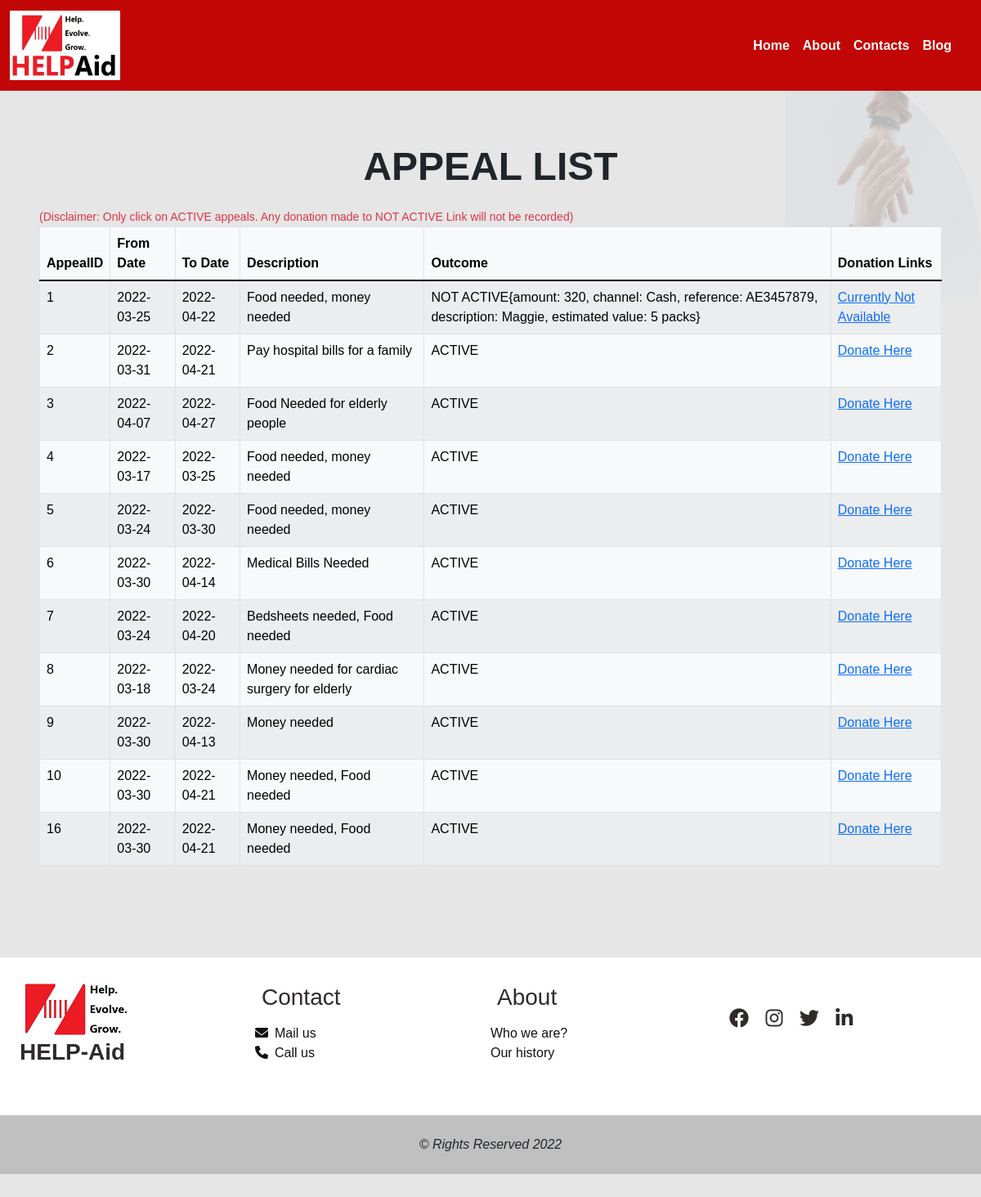
The app's page /appealDisplay.php with its own data.
### tables this page shows
CREATE TABLE `appeals` (
  `appealID` int(11) NOT NULL,
  `fromDate` date NOT NULL,
  `toDate` date NOT NULL,
  `description` varchar(50) NOT NULL,
  `outcome` varchar(250) DEFAULT NULL,
  `OrganizationName` varchar(50) DEFAULT NULL
);

### appealDisplay.php (the view, shortened to what this page needs)
<?php
$con = mysqli_connect('localhost', 'root', "");
mysqli_select_db($con, 'helpaid');
$s = "select * from appeals";
$result = mysqli_query($con, $s);
?>
<!DOCTYPE html>
<html lang="en">
<head>
    <link rel="stylesheet" href="https://cdnjs.cloudflare.com/ajax/libs/font-awesome/6.0.0/css/all.min.css" />
     <link href="https://cdn.jsdelivr.net/npm/bootstrap@5.1.3/dist/css/bootstrap.min.css" rel="stylesheet">
     <link rel="stylesheet" href="donation.css" type="text/css">
</head>
<body class="body">
    <nav class="navbar navbar-expand-lg navbar-expand-md">
        <div class="container-fluid">
            <a class="navbar-brand m-0">
                <img class="img" src="helpaid_logo.jpg" alt="logo">
            </a>
            <ul class="navigation navbar-nav justify-content-end align-items-center p-3">
                <li class="item nav-item"><a class="link a nav-link" href="index.html">Home</a></li>
                <li class="item nav-item"><a class="link a nav-link" href="#">About</a></li>
                <li class="item nav-item"><a class="link a nav-link" href="#">Contacts</a></li>
                <li class="item nav-item"><a class="link a nav-link" href="#">Blog</a></li>
            </ul>
        </div>
    </nav>
    <div class="form-box container-fluid p-lg-5 p-md-5 p-2 mb-5">
        <h1 class="h1 p-lg-3 p-md-3 mb-1 p-0 text-center">appeal list</h1>
        <small class="text-danger pb-1">(Disclaimer: Only click on ACTIVE appeals. Any donation made to NOT ACTIVE Link will not be recorded)</small>
        <table class="table table-bordered table-light table-striped border">
        <thead>
            <tr>
                <th>AppealID</th>
                <th>From Date</th>
                <th>To Date</th>
                <th>Description</th>
                <th>Outcome</th>
                <th>Donation Links</th>
            </tr>
        </thead>
            <tbody >
                <?php
                $f=0;
                while($row = mysqli_fetch_array($result)) {
                if($f%2==0)
                $class_name="even";
                else
                $class_name="odd";
                ?>
            <tr class="<?php if(isset($class_name)) echo $class_name;?>">
            <td><?php echo $row["appealID"];?></td>
            <td><?php echo $row["fromDate"]; ?></td>
            <td><?php echo $row["toDate"]; ?></td>
            <td><?php echo $row["description"]; ?></td>
            <td><?php echo $row["outcome"]; ?></td>
            <?php
            if($row['outcome'] == "ACTIVE"){
                $link = "Donate Here";
            }
            else{
                $link = "Currently Not Available";
            }
                ?>
            <td><a href="donate.php?<?php echo 'appealID='.$row['appealID'] ?>"><?php echo $link?></a></td>
            </tr>
            <?php
            $f++;
            }
            ?>
            </tbody>
        </table>
    </div>
   <footer class="footer w-100 text-center text-lg-start mt-6">
       <div class="row container-fluid justify-content-center align-items-center p-4">
           <div class="col-lg-3 col-md-6 mb-4"><img src="helpaid.png" alt="logo"><h3 class="h3 logo">HELP-Aid</h3>
            </div>
           <div class="col-lg-3 col-md-6 mb-4"><h3 class="h3 p-2">Contact</h3>
            <ul class="ul list-unstyled">
                <li class="li"><a class="a" href="mailto: helpaid@gmail.com"><i class="fa-solid fa-envelope me-2"></i>Mail us</a></li>
                <li class="li"><a class="a" href="tel: +88013243325"><i class="fa-solid fa-phone me-2"></i>Call us</a></li>
            </ul>
            </div>
            <div class="col-lg-3 col-md-6 mb-4"><h3 class="h3 p-2">About</h3>
                <ul class="ul list-unstyled">
                    <li class="li"><a class="a" href="#">Who we are?</a></li>
                    <li class="li"><a class="a" href="#">Our history</a></li>
                </ul>
            </div>
           <div class="col-lg-3 col-md-6 mb-4">
            <ul class="list-unstyled list-inline text-lg-start text-center">
                <li class="list-inline-item">
                  <a class="btn-floating btn-fb mx-1">
                    <i class="fa-brands fa-facebook"> </i>
                  </a>
                </li>
                <li class="list-inline-item">
                  <a class="btn-floating btn-insta mx-1">
                    <i class="fa-brands fa-instagram"> </i>
                  </a>
                </li>
                <li class="list-inline-item">
                  <a class="btn-floating btn-tw mx-1">
                    <i class="fa-brands fa-twitter"> </i>
                  </a>
                </li>
                <li class="list-inline-item">
                    <a class="btn-floating btn-in mx-1">
                        <i class="fa-brands fa-linkedin-in"> </i>
                    </a>
                  </li>
               </ul>
           </div>
       </div>
   </footer>
   <div class="copyright p-4 font-small text-center w-100 m-0">&copy; Rights Reserved 2022</div>
</body>
</html>

### donation.css (style rules this page uses)
* { padding: 0; margin: 0; -webkit-box-sizing: border-box; box-sizing: border-box; font-family: Poppins, sans-serif; }
.body { background: #e6e6e6; background-size: cover; height: 200vh; }
.body .navbar { background: #c20505; }
.body .navbar .navbar-brand .img { width: 135px; height: 85px; }
.body .navbar .navigation { min-height: 70px; }
.body .navbar .navigation .item .link { font-weight: 600; text-decoration: none; color: #fff; -webkit-transition: 300ms ease-in-out; transition: 300ms ease-in-out; }
.body .form-box { position: relative; }
.body .form-box:before { content: ''; background-image: url(helping-hand.jpg); background-position: top right; background-repeat: no-repeat; background-size: 50%; border-radius: 50%; height: 50%; max-width: 50%; top: -3rem; right: 0; bottom: 0; left: 60%; opacity: 0.2; position: absolute; z-index: -1; }
.body .form-box .h1 { font-size: clamp(20px, 4vw, 51px); font-weight: 600; text-transform: uppercase; }
.body .footer { background: #fff; color: #302b2b; }
.body .footer .logo { font-weight: 600; }
.body .footer .ul .li .a { color: #111; text-decoration: none; -webkit-transition: 200ms ease-in-out; transition: 200ms ease-in-out; }
.body .footer .btn-floating { color: #302b2b; -webkit-transition: 300ms ease-in-out; transition: 300ms ease-in-out; }
.body .footer .btn-floating .fa-brands { font-size: 150%; }
.body .copyright { background: #c0c0c0; font-style: italic; }

### records on screen
appeals: appealID "1", fromDate "2022-03-25", toDate "2022-04-22", description "Food needed, money needed", outcome "NOT ACTIVE{amount: 320, channel: Cash, reference: AE3457879, description: Maggie, estimated value: 5 packs}", outcome "Currently Not Available"
appeals: appealID "2", fromDate "2022-03-31", toDate "2022-04-21", description "Pay hospital bills for a family", outcome "ACTIVE", outcome "Donate Here"
appeals: appealID "3", fromDate "2022-04-07", toDate "2022-04-27", description "Food Needed for elderly people", outcome "ACTIVE", outcome "Donate Here"
appeals: appealID "4", fromDate "2022-03-17", toDate "2022-03-25", description "Food needed, money needed", outcome "ACTIVE", outcome "Donate Here"
appeals: appealID "5", fromDate "2022-03-24", toDate "2022-03-30", description "Food needed, money needed", outcome "ACTIVE", outcome "Donate Here"
appeals: appealID "6", fromDate "2022-03-30", toDate "2022-04-14", description "Medical Bills Needed", outcome "ACTIVE", outcome "Donate Here"
appeals: appealID "7", fromDate "2022-03-24", toDate "2022-04-20", description "Bedsheets needed, Food needed", outcome "ACTIVE", outcome "Donate Here"
appeals: appealID "8", fromDate "2022-03-18", toDate "2022-03-24", description "Money needed for cardiac surgery for elderly", outcome "ACTIVE", outcome "Donate Here"
appeals: appealID "9", fromDate "2022-03-30", toDate "2022-04-13", description "Money needed", outcome "ACTIVE", outcome "Donate Here"
appeals: appealID "10", fromDate "2022-03-30", toDate "2022-04-21", description "Money needed, Food needed", outcome "ACTIVE", outcome "Donate Here"
appeals: appealID "16", fromDate "2022-03-30", toDate "2022-04-21", description "Money needed, Food needed", outcome "ACTIVE", outcome "Donate Here"
